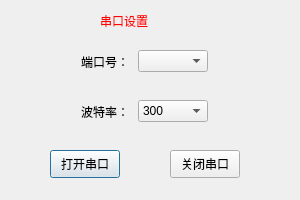
<?xml version="1.0" encoding="UTF-8"?>
<ui version="4.0">
 <class>MySerialPort</class>
 <widget class="QDialog" name="MySerialPort">
  <property name="geometry">
   <rect>
    <x>0</x>
    <y>0</y>
    <width>300</width>
    <height>200</height>
   </rect>
  </property>
  <property name="minimumSize">
   <size>
    <width>300</width>
    <height>200</height>
   </size>
  </property>
  <property name="maximumSize">
   <size>
    <width>300</width>
    <height>200</height>
   </size>
  </property>
  <property name="windowTitle">
   <string>串口设置</string>
  </property>
  <widget class="QPushButton" name="Btn_open">
   <property name="geometry">
    <rect>
     <x>50</x>
     <y>150</y>
     <width>70</width>
     <height>28</height>
    </rect>
   </property>
   <property name="minimumSize">
    <size>
     <width>70</width>
     <height>0</height>
    </size>
   </property>
   <property name="maximumSize">
    <size>
     <width>70</width>
     <height>16777215</height>
    </size>
   </property>
   <property name="text">
    <string>打开串口</string>
   </property>
  </widget>
  <widget class="QWidget" name="layoutWidget">
   <property name="geometry">
    <rect>
     <x>80</x>
     <y>100</y>
     <width>129</width>
     <height>23</height>
    </rect>
   </property>
   <layout class="QHBoxLayout" name="horizontalLayout_2">
    <item>
     <widget class="QLabel" name="label_2">
      <property name="minimumSize">
       <size>
        <width>50</width>
        <height>0</height>
       </size>
      </property>
      <property name="maximumSize">
       <size>
        <width>50</width>
        <height>16777215</height>
       </size>
      </property>
      <property name="text">
       <string>波特率：</string>
      </property>
     </widget>
    </item>
    <item>
     <widget class="QComboBox" name="CBX_baud">
      <property name="minimumSize">
       <size>
        <width>70</width>
        <height>0</height>
       </size>
      </property>
      <property name="maximumSize">
       <size>
        <width>70</width>
        <height>16777215</height>
       </size>
      </property>
      <item>
       <property name="text">
        <string>300</string>
       </property>
      </item>
      <item>
       <property name="text">
        <string>600</string>
       </property>
      </item>
      <item>
       <property name="text">
        <string>1200</string>
       </property>
      </item>
      <item>
       <property name="text">
        <string>1800</string>
       </property>
      </item>
      <item>
       <property name="text">
        <string>2400</string>
       </property>
      </item>
      <item>
       <property name="text">
        <string>3600</string>
       </property>
      </item>
      <item>
       <property name="text">
        <string>4800</string>
       </property>
      </item>
      <item>
       <property name="text">
        <string>7200</string>
       </property>
      </item>
      <item>
       <property name="text">
        <string>9600</string>
       </property>
      </item>
      <item>
       <property name="text">
        <string>14400</string>
       </property>
      </item>
      <item>
       <property name="text">
        <string>19200</string>
       </property>
      </item>
      <item>
       <property name="text">
        <string>28800</string>
       </property>
      </item>
      <item>
       <property name="text">
        <string>38400</string>
       </property>
      </item>
      <item>
       <property name="text">
        <string>56000</string>
       </property>
      </item>
      <item>
       <property name="text">
        <string>57600</string>
       </property>
      </item>
      <item>
       <property name="text">
        <string>115200</string>
       </property>
      </item>
      <item>
       <property name="text">
        <string>128000</string>
       </property>
      </item>
      <item>
       <property name="text">
        <string>230400</string>
       </property>
      </item>
     </widget>
    </item>
   </layout>
  </widget>
  <widget class="QPushButton" name="Btn_close">
   <property name="geometry">
    <rect>
     <x>170</x>
     <y>150</y>
     <width>70</width>
     <height>28</height>
    </rect>
   </property>
   <property name="minimumSize">
    <size>
     <width>70</width>
     <height>0</height>
    </size>
   </property>
   <property name="maximumSize">
    <size>
     <width>70</width>
     <height>16777215</height>
    </size>
   </property>
   <property name="text">
    <string>关闭串口</string>
   </property>
  </widget>
  <widget class="QLabel" name="label_3">
   <property name="geometry">
    <rect>
     <x>100</x>
     <y>10</y>
     <width>101</width>
     <height>21</height>
    </rect>
   </property>
   <property name="styleSheet">
    <string notr="true">color: rgb(255, 0, 0);
font: 12pt &quot;黑体&quot;;</string>
   </property>
   <property name="text">
    <string>串口设置</string>
   </property>
  </widget>
  <widget class="QWidget" name="layoutWidget">
   <property name="geometry">
    <rect>
     <x>80</x>
     <y>50</y>
     <width>129</width>
     <height>23</height>
    </rect>
   </property>
   <layout class="QHBoxLayout" name="horizontalLayout">
    <item>
     <widget class="QLabel" name="label">
      <property name="minimumSize">
       <size>
        <width>50</width>
        <height>0</height>
       </size>
      </property>
      <property name="maximumSize">
       <size>
        <width>50</width>
        <height>16777215</height>
       </size>
      </property>
      <property name="text">
       <string>端口号：</string>
      </property>
     </widget>
    </item>
    <item>
     <widget class="QComboBox" name="CBX_comNo">
      <property name="minimumSize">
       <size>
        <width>70</width>
        <height>0</height>
       </size>
      </property>
      <property name="maximumSize">
       <size>
        <width>70</width>
        <height>16777215</height>
       </size>
      </property>
     </widget>
    </item>
   </layout>
  </widget>
 </widget>
 <resources/>
 <connections/>
</ui>
